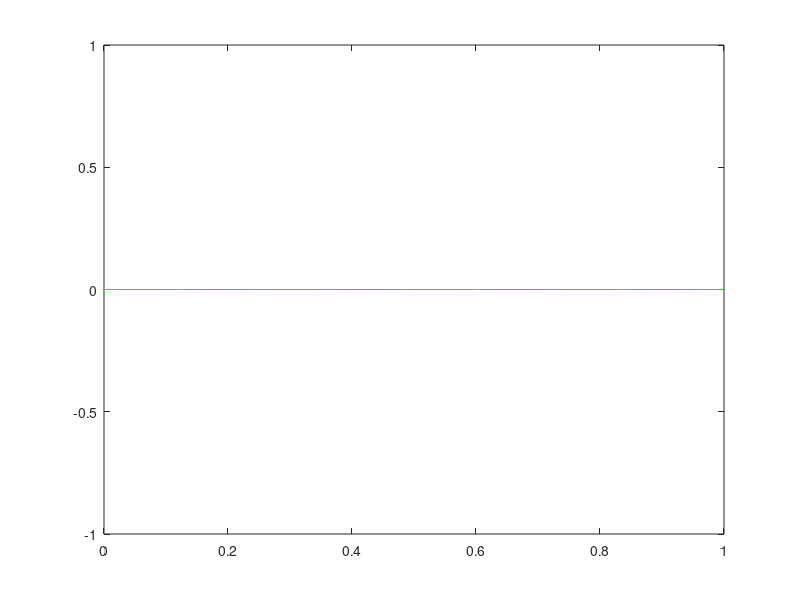

MATLAB code for this plot:
% To plot the frequency response of a band-pass FIR filter
% using windowing techniques. (rectangular/hamming/hanning/bartlett)
% Name- Mishkat Ahmad Neyazi 
% Reg No.- 189402164 Sec- ECE-C Batch- C3
clc
wc1=input('Enter the lower cut off frequency');
wc2=input('Enter the upper cut off frequency');
N=input('Enter the filter order/filter length');
alpha=(N-1)/2;
delta=0.01;

%% Rectangular Window
n=0:1:N-1; % Casual, Filter Length N
hd=(sin(wc2*(n-alpha+delta))-sin(wc1*(n-alpha+delta)))./(n-alpha+delta); % Desired Filter Impulse Response-IIR Filter
h=hd; % FIR Filter After Truncation With Window FN-Impulse res or coeff
w=0:0.01:pi;
H=freqz(h,1,w); % Frequency Response
plot(w/pi,abs(H),'b')
hold on;

%% Haming Window
n=0:1:N-1; % Casual, Filter Length N
hd=(sin(wc2*(n-alpha+delta))-sin(wc1*(n-alpha+delta)))./(n-alpha+delta); % Desired Filter Impulse Response-IIR Filter
wn=0.54-0.46*cos((2*n*pi)/(N-1)); % Hamming Window Function
h=hd.*wn; % FIR Filter After Truncation With Window FN-Impulse res or coeff
w=0:0.01:pi;
H=freqz(h,1,w); % Frequency Response
plot(w/pi,abs(H),'r')
hold on;

%% Hanning Window
n=0:1:N-1; % Casual, Filter Length N
hd=(sin(wc2*(n-alpha+delta))-sin(wc1*(n-alpha+delta)))./(n-alpha+delta); % Desired Filter Impulse Response-IIR Filter
wn=0.5-0.5*cos((2*n*pi)/(N-1)); % Hanning Window Function
h=hd.*wn; % FIR Filter After Truncation With Window FN-Impulse res or coeff
w=0:0.01:pi;
H=freqz(h,1,w); % Frequency Response
plot(w/pi,abs(H),'k')
hold on;

%% Bartlett Window
n=0:1:N-1; % Casual, Filter Length N
hd=(sin(wc2*(n-alpha+delta))-sin(wc1*(n-alpha+delta)))./(n-alpha+delta); % Desired Filter Impulse Response-IIR Filter
wn=1-(2*(n-(N-1)/2)/(N-1)); % Bartlett Window Function
h=hd.*wn; % FIR Filter After Truncation With Window FN-Impulse res or coeff
w=0:0.01:pi;
H=freqz(h,1,w); % Frequency Response
plot(w/pi,abs(H),'g')
hold on;